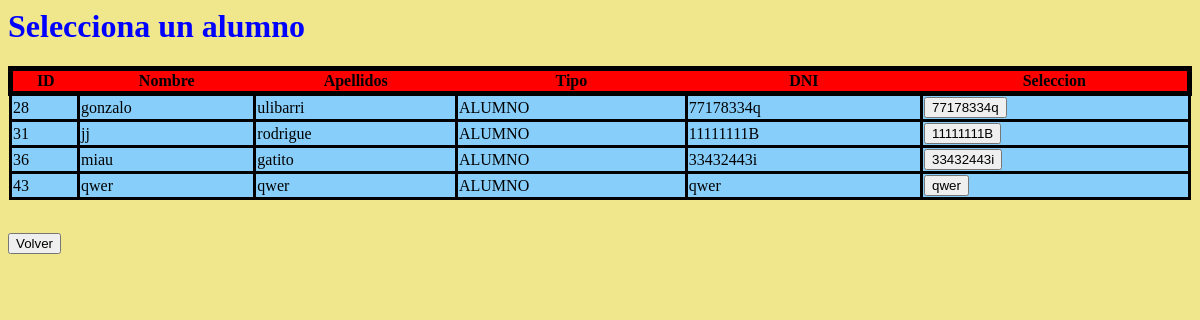
/src/updAlumno.php, run on the app's committed database.
### tables this page shows
CREATE TABLE `persona` (
  `ID` int(11) NOT NULL,
  `NOMBRE` varchar(25) NOT NULL,
  `APELLIDOS` varchar(45) NOT NULL,
  `TIPO` enum('ALUMNO','PROFESOR','ADMIN') NOT NULL,
  `DNI` varchar(9) NOT NULL,
  `PASS` varchar(25) DEFAULT NULL,
  `USER` varchar(20) NOT NULL,
  `FOTO` varchar(100) NOT NULL DEFAULT 'default.jpg'
);

### src/updAlumno.php (the view, shortened to what this page needs)
</html><!DOCTYPE html>
<html>
    <head>
        <link href="../templates/tabla.css" rel="stylesheet" type="text/css">
    </head>
    <body>
    <h1 style= "color: blue;">Selecciona un alumno</h1>
    <?php
         $conexionadmin = mysqli_connect('localhost','teresa','ranateresa','universidad') ;
        $consulta = mysqli_query($conexionadmin, "SELECT * FROM persona where TIPO='ALUMNO'");
        $numcol = mysqli_num_rows($consulta);
        for( $i = 0 ; $i < $numcol ; $i++ ){
            $fila = mysqli_fetch_array($consulta);
            if($i == 0){
                echo "<form method=\"POST\" enctype=\"multipart/form-data\" action=\"./CRUD/modalumno.php\" >
                <table class=\"encabezado\" >
                <tr class = \"titulos\">
                <th>ID</th>
                <th>Nombre</th>
                <th>Apellidos</th>
                <th>Tipo</th>
                <th>DNI</th>
                <th>Seleccion</th>
                </tr>";
            }
                $dni = $fila['DNI'];
                echo
                "<tr class=\"filas\" >
                <td> ".$fila['ID']." </td>
                <td> ".$fila['NOMBRE']." </td>
                <td> ".$fila['APELLIDOS']." </td>
                <td> ".$fila['TIPO']." </td>
                <td> ".$fila['DNI']." </td>
                <td> <input type=\"submit\" name=\"dni\" value=\"".$dni."\"  ></td>
                <tr>";
        }
        echo "</table></form>";
        echo " <br>   <form action=\"./paneladmin.php\" >
        <input type=\"submit\" value=\"Volver\" />
        </form>";
    ?>
    </body>
</html>

### templates/tabla.css (style rules this page uses)
body { background-color :khaki; }
.encabezado { table-layout: auto; width: 100%; border: 10px black; border-collapse: collapse; }
.filas { border: black 3px solid; background-color:lightskyblue; }
.titulos { border: black 5px solid; background-color: red; }
td { border: black 3px solid; }

### data on the page
persona: shows "ID", ID "28", NOMBRE "gonzalo", APELLIDOS "ulibarri", TIPO "ALUMNO", DNI "77178334q", dni "77178334q"
persona: ID "31", NOMBRE "jj", APELLIDOS "rodrigue", TIPO "ALUMNO", DNI "11111111B", dni "11111111B"
persona: ID "36", NOMBRE "miau", APELLIDOS "gatito", TIPO "ALUMNO", DNI "33432443i", dni "33432443i"
persona: ID "43", NOMBRE "qwer", APELLIDOS "qwer", TIPO "ALUMNO", DNI "qwer", dni "qwer"
